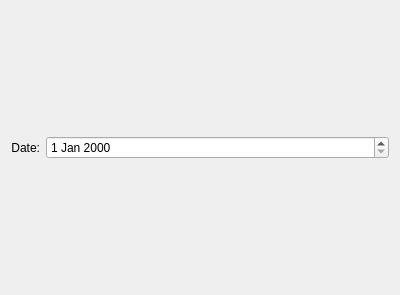
<?xml version="1.0" encoding="UTF-8"?>
<ui version="4.0">
 <class>SDSPropertiesWidget</class>
 <widget class="QWidget" name="SDSPropertiesWidget">
  <property name="geometry">
   <rect>
    <x>0</x>
    <y>0</y>
    <width>400</width>
    <height>295</height>
   </rect>
  </property>
  <property name="windowTitle">
   <string>Form</string>
  </property>
  <layout class="QVBoxLayout" name="verticalLayout">
   <item>
    <layout class="QHBoxLayout" name="horizontalLayout">
     <item>
      <widget class="QLabel" name="label_date">
       <property name="sizePolicy">
        <sizepolicy hsizetype="Maximum" vsizetype="Preferred">
         <horstretch>0</horstretch>
         <verstretch>0</verstretch>
        </sizepolicy>
       </property>
       <property name="text">
        <string>Date:</string>
       </property>
       <property name="alignment">
        <set>Qt::AlignRight|Qt::AlignTrailing|Qt::AlignVCenter</set>
       </property>
      </widget>
     </item>
     <item>
      <widget class="QDateEdit" name="date_edit"/>
     </item>
    </layout>
   </item>
  </layout>
 </widget>
 <resources/>
 <connections/>
</ui>
